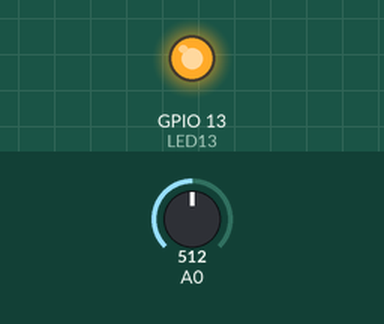
This sketch was run on a simulated ESP8266 (NodeMCU). Parts: output pins drawn as LEDs (lit = HIGH). The test bench sets the inputs (shaded band); at power-on: A0 = 512. What the sketch prints to the serial monitor is not drawn.

Above: at 1.2 s.
1.3 s: A0 set to 532
2.8 s: A0 set to 564
At 3.9 s:
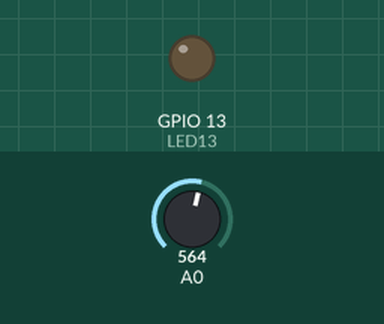
4.3 s: A0 set to 540
At 4.9 s:
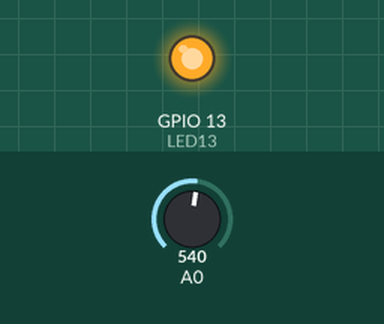
5.8 s: A0 set to 560
At 7.2 s:
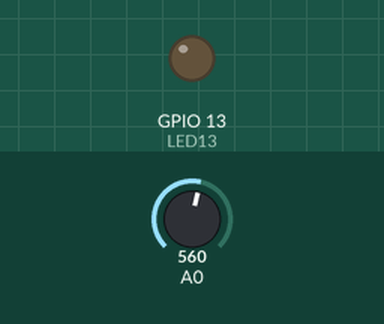
Timing chart, 0 to 8.3 s (numbered marks = the images above; inputs shaded):
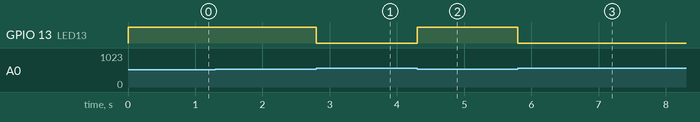

Measured:
- the behaviour switches between 550 and 551 on A0 (found by bisection; images 0 and 1)
- after the input at 1.3 s, every drawn part: stays the same
- after the input at 2.8 s, GPIO 13 (LED13): HIGH → LOW at once
- after the input at 4.3 s, GPIO 13 (LED13): LOW → HIGH at once
- after the input at 5.8 s, GPIO 13 (LED13): HIGH → LOW at once

The sketch:

Pulso.ino
```cpp
#include <ESP8266WiFi.h>
extern "C"
{
#include <espnow.h>
}

struct ESTRUCTURA_DATOS   //PIR
{
    uint16_t PULSO = 0;
}ED;

int PulseSensorPurplePin = 0;
int LED13 = 13;

int Signal;
int Threshold = 550;
int contador = 0;
int bpm = 0;
int promedio = 0;
int latido = 0;
unsigned long tiempo1 = 0;
unsigned long tiempo2 = 0;
unsigned long tiempoSegundos = 0;

void setup() {
  //delay(3000);

  Serial.begin(115200);
  pinMode(LED13,OUTPUT);
  // Inicializando protocolo ESP-NOW
  if (esp_now_init() != 0)
  {
    Serial.println("Error al Iniciar el Protocolo esp_now_init() ... reconectando.");
    ESP.restart();
    delay(1);
  }

 // Imprime la Direccion MAC del NODO
  Serial.print("SoftAP MAC: ");
  Serial.println(WiFi.softAPmacAddress());
  Serial.print("STATION MAC: ");
  Serial.println(WiFi.macAddress());

  // Definir el rol del NODO
  // 0=OCIOSO, 1=MASTER, 2=SLAVE y 3=MASTER+SLAVE
  esp_now_set_self_role(1);

  //Añadimos NODO LUCES ESCLAVO
  uint8_t mac_addr[6] = {0x40, 0xF5, 0x20, 0x26, 0xB2, 0x6B};
  uint8_t role = 2;
  uint8_t channel = 3;
  uint8_t key[0] = {};
  uint8_t key_len = sizeof(key);

  esp_now_add_peer(mac_addr, role, channel, key, key_len);


}

void medir(){

  while(millis()<tiempo1+10000){
  if(analogRead(PulseSensorPurplePin) > Threshold)
     digitalWrite(LED13,LOW);
  else
     digitalWrite(LED13,HIGH);

     delay(65);
  }
}
void loop() {
  /*Signal = analogRead(PulseSensorPurplePin);
  Serial.println(Signal);  */
  //ED.PULSO = Signal;

  tiempo1 = millis();
  while(millis()<tiempo1+10000){
    Serial.println("...♥...♥...");
    if(analogRead(PulseSensorPurplePin) > Threshold){
     digitalWrite(LED13,LOW);
     latido = 0;
     //esp_now_send(da, data, len);

   }else{
     digitalWrite(LED13,HIGH);
     latido = 1;
     //esp_now_send(da, data, len);
      medir();
   }
   //tiempo2 = millis();
   delay(65);
  }

  if(latido == 1){
    ED.PULSO = 1;
    Serial.println("¡Enviando Latido...♥...♥...");
  }
  else{
    ED.PULSO = 0;
    Serial.println("⚠ Iniciando descarga ⚠ ");

  }
  /*if(contador>100){
    ED.PULSO = 0;
    Serial.println("☠ Descargas Excedidas ☠ ");
  }
  contador = contador + 1;*/

  uint8_t da[6] = {0x40, 0xF5, 0x20, 0x26, 0xB2, 0x6B};
  uint8_t data[sizeof(ED)];
  memcpy(data, &ED, sizeof(ED));
  uint8_t len = sizeof(data);
  esp_now_send(da, data, len);
  delay(2000);
}
```
